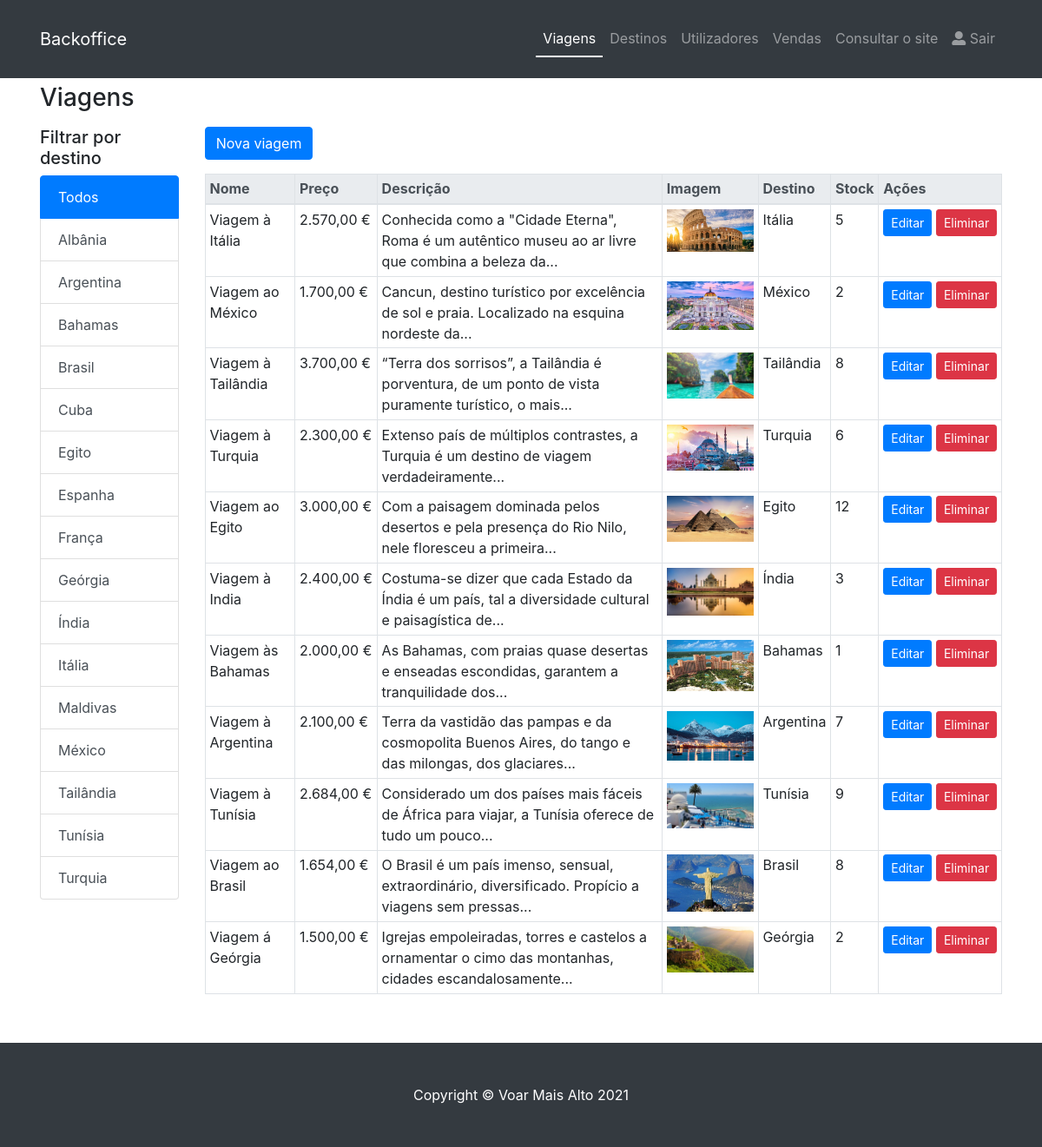
Page /admin/listaProdutos.php (signed in) on the earlier database version.
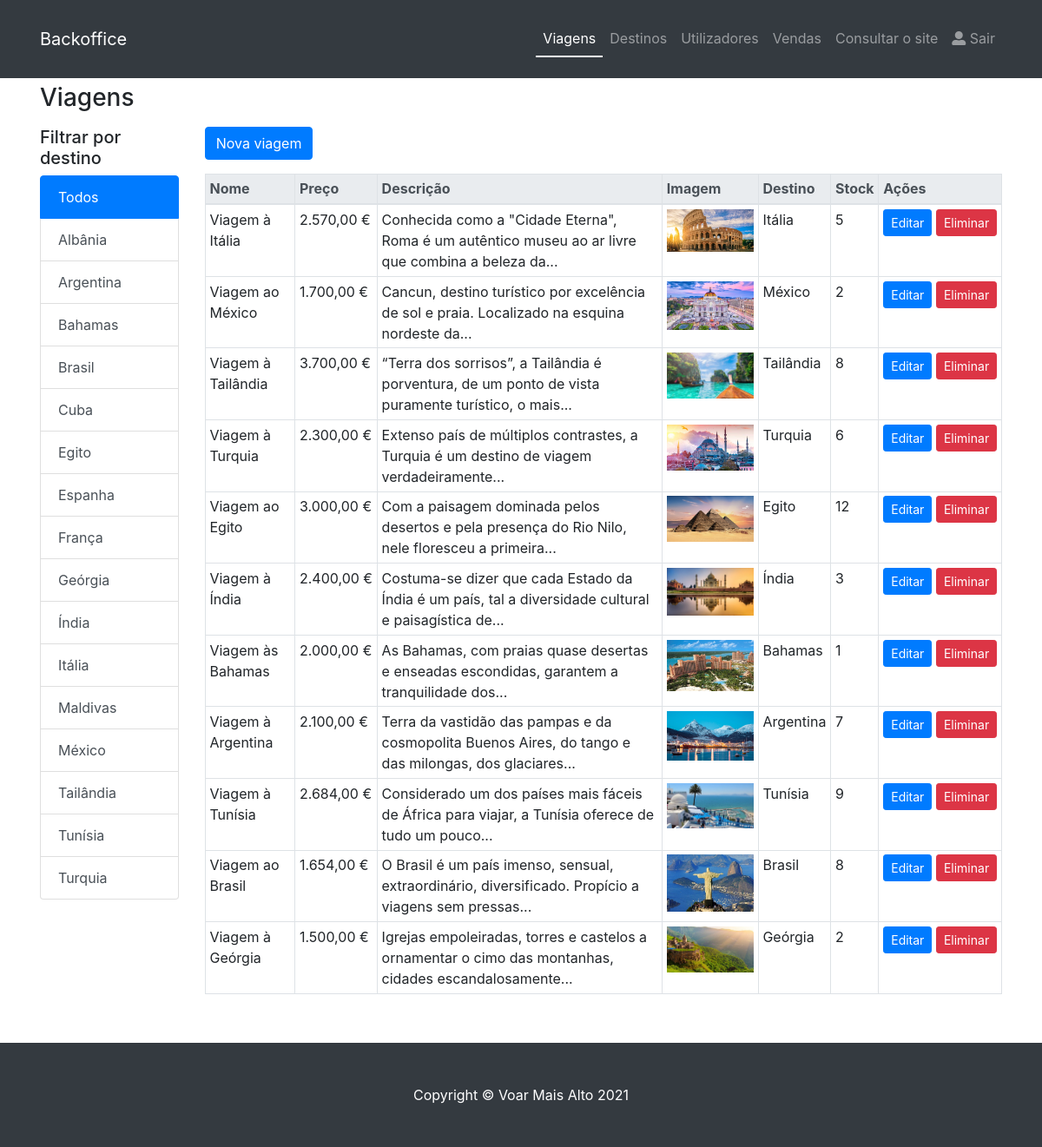
Same page on the later database version.
### tables this page shows
CREATE TABLE `categoria` (
  `CategoriaID` int(11) NOT NULL,
  `CategoriaNome` varchar(40) NOT NULL
);

CREATE TABLE `produto` (
  `produtoID` int(11) NOT NULL,
  `produtoNome` varchar(50) NOT NULL,
  `preco` double NOT NULL,
  `stock` int(11) NOT NULL,
  `imagem` varchar(200) NOT NULL,
  `categoriaID` int(11) NOT NULL,
  `descricao` varchar(1000) NOT NULL
);

### db/config.php (called while the page is built, shortened)
<?php
    function e($s) {
        return htmlspecialchars((string)$s, ENT_QUOTES, 'UTF-8');
    }
?>

### admin/listaProdutos.php (the view, shortened to what this page needs)
<!DOCTYPE html>
<html lang="pt-PT">
<head>
  <link href="../vendor/bootstrap/css/bootstrap.min.css" rel="stylesheet">
  <link href="../css/shop-homepage.css" rel="stylesheet">
  <link rel="stylesheet" href="https://use.fontawesome.com/releases/v5.7.2/css/all.css">
</head>
<body>
<?php
  include '../db/config.php';
  $pagina_ativa = 'listaProdutos.php';
  include 'menu.php';
?>
  <div class="container mt-4">
    <h1 class="h3 mb-3">Viagens</h1>
    <div class="row">
      <div class="col-lg-2 mb-3">
        <h2 class="h5">Filtrar por destino</h2>
        <div class="list-group">
          <?php
            $idFiltro = isset($_GET['id']) ? (int)$_GET['id'] : 0;
            echo '<a href="listaProdutos.php" class="list-group-item list-group-item-action'.($idFiltro === 0 ? ' active' : '').'">Todos</a>';
            $cats = $conexao->query("Select * from categoria order by CategoriaNome");
            if ($cats->num_rows > 0) {
              while ($c = $cats->fetch_assoc()) {
                $ativo = ($idFiltro === (int)$c['CategoriaID']) ? ' active' : '';
                echo '<a href="listaProdutos.php?id='.(int)$c['CategoriaID'].'" class="list-group-item list-group-item-action'.$ativo.'">'.e($c['CategoriaNome']).'</a>';
              }
            }
          ?>
        </div>
      </div>
      <div class="col-lg-10">
        <p><a href="inserirProdutos.php" class="btn btn-primary">Nova viagem</a></p>
        <div class="table-responsive">
          <table class="table table-bordered table-sm table-hover">
            <thead class="thead-light">
              <tr>
                <th>Nome</th>
                <th>Preço</th>
                <th>Descrição</th>
                <th>Imagem</th>
                <th>Destino</th>
                <th>Stock</th>
                <th>Ações</th>
              </tr>
            </thead>
            <tbody>
              <?php
                if ($idFiltro > 0) {
                  $stmt = mysqli_prepare($conexao, "Select * from produto, categoria where produto.categoriaID = categoria.categoriaID and produto.categoriaID=?");
                  mysqli_stmt_bind_param($stmt, 'i', $idFiltro);
                  mysqli_stmt_execute($stmt);
                  $produtos = mysqli_stmt_get_result($stmt);
                } else {
                  $produtos = $conexao->query("Select * from produto, categoria where produto.categoriaID = categoria.categoriaID");
                }
                if ($produtos->num_rows > 0) {
                  while ($p = $produtos->fetch_assoc()) {
                    $desc = (string)$p['descricao'];
                    if (mb_strlen($desc) > 100) {
                      $desc = mb_substr($desc, 0, 100);
                      $pos = mb_strrpos($desc, ' ');
                      if ($pos !== false) {
                        $desc = mb_substr($desc, 0, $pos);
                      }
                      $desc = rtrim($desc, " .,;:!?-").'...';
                    }
                    echo '
                    <tr>
                      <td>'.e($p['produtoNome']).'</td>
                      <td class="text-nowrap">'.number_format((float)$p['preco'], 2, ',', '.').' &euro;</td>
                      <td>'.e($desc).'</td>
                      <td><img src="'.e($p['imagem']).'" alt="'.e($p['produtoNome']).'" style="width:100px; height:auto;"></td>
                      <td>'.e($p['CategoriaNome']).'</td>
                      <td>'.e($p['stock']).'</td>
                      <td class="text-nowrap">
                        <a href="alterarProduto.php?id='.(int)$p['produtoID'].'" class="btn btn-sm btn-primary">Editar</a>
                        <form action="eliminarProduto.php" method="post" onsubmit="return confirm(\'Tem a certeza que deseja eliminar o registo?\');" style="display:inline;">
                          <input type="hidden" name="csrf_token" value="'.e(csrf_token()).'">
                          <input type="hidden" name="id" value="'.(int)$p['produtoID'].'">
                          <button type="submit" class="btn btn-sm btn-danger">Eliminar</button>
                        </form>
                      </td>
                    </tr>';
                  }
                } else {
                  echo '<tr><td colspan="7" class="text-center">Não existem viagens.</td></tr>';
                }
              ?>
            </tbody>
          </table>
        </div>
      </div>
    </div>
  </div>
  <footer class="py-5 bg-dark mt-4">
    <div>
      <p class="m-0 text-center text-white">Copyright &copy; Voar Mais Alto 2021</p>
    </div>
  </footer>
</body>
</html>

### admin/menu.php (shortened to what this page needs)
<?php
  $itens_menu = array(
    'listaProdutos.php' => 'Viagens',
    'listaCategorias.php' => 'Destinos',
    'listaUtilizadores.php' => 'Utilizadores',
    'listaProdutosVendidos.php' => 'Vendas'
  );
?>
  <nav class="navbar navbar-expand-lg navbar-dark bg-dark fixed-top">
    <div class="container">
      <a class="navbar-brand" href="listaProdutos.php"><span>Backoffice</span></a>
      <div class="collapse navbar-collapse" id="navbarResponsive">
        <ul class="navbar-nav ml-auto">
          <?php
            foreach ($itens_menu as $ficheiro => $nome) {
              $ativo = ($ficheiro === $pagina_ativa);
              echo '<li class="nav-item'.($ativo ? ' active' : '').'">';
              echo '<a class="nav-link" href="'.e($ficheiro).'">'.e($nome);
              echo '</a></li>';
            }
          ?>
          <li class="nav-item">
            <a class="nav-link" href="../index.php">Consultar o site</a>
          </li>
          <li class="nav-item">
            <a class="nav-link" href="post_logout.php"><i class="fa fa-user-alt"></i> Sair</a>
          </li>
        </ul>
      </div>
    </div>
  </nav>

### css/shop-homepage.css (style rules this page uses)
body { padding-top: 56px; }
.container { padding: 16px; }
a { color: dodgerblue; }
.navbar-dark .nav-item.active .nav-link { border-bottom: 2px solid #fff; }

Differences in the rows shown:
changed produto "Índia": produtoNome "Viagem à India" → "Viagem à Índia"
changed produto "Geórgia": produtoNome "Viagem á Geórgia" → "Viagem à Geórgia"
